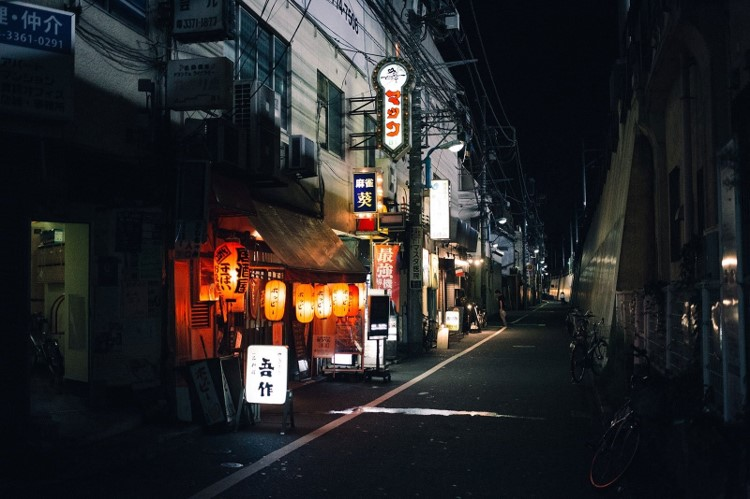
#> input picture night/night.jpg, 750 x 499 px, found by its file name
$ python clahe.py
#> lines starting #> are read from the running program, lines starting #| are printed output that depends on the picture
import cv2
import numpy as np

from matplotlib import pyplot as plt


def split_RGBThreeChannel(img):
    (B, G, R) = cv2.split(img)  # 3 channel

    # make all zeros channel
    zeros = np.zeros(img.shape[:2], dtype=np.uint8)

    # [6 lines of commented-out code are left out]

    return R, G, B


def merge_RGBThreeChannel(R, G, B):
    img = cv2.merge([B, G, R])

    return img


def show_histogram(img):
    # 畫出 RGB 三種顏色的分佈圖
    color = ('b', 'g', 'r')
    plt.style.use('dark_background')
    plt.figure(figsize=(10, 5))
    for idx, color in enumerate(color):
        histogram = cv2.calcHist([img], [idx], None, [256], [0, 256])
        plt.plot(histogram, color=color)
        plt.xlim([0, 256])

    plt.show()


def localEnhancement(img):
    sharped_img = np.zeros(img.shape, np.uint8)
    mask = np.zeros(img.shape, np.uint8)
    kernel_size = 3
    blur_gray = cv2.GaussianBlur(img, (kernel_size, kernel_size), 0)

    for i in range(img.shape[0]):
        for j in range(img.shape[1]):

            tmp = int(img[i, j])-int(blur_gray[i, j])
            if(tmp < 0):
                mask[i, j] = 0
            else:
                mask[i, j] = img[i, j]-blur_gray[i, j]
            tmp = int(img[i, j])+int(mask[i, j])
            if(tmp > 255):
                sharped_img[i, j] = 255
            else:
                sharped_img[i, j] = img[i, j]+mask[i, j]
    # print(sharped_img)
    return sharped_img


# read image
img = cv2.imread('night.jpg')
#> img is the input picture: shape (499, 750, 3); mean B, G, R 40.1, 38.6, 39.6
# print(img.shape)
# convert the image into grayscale before doing histogram equalization
hsv = cv2.cvtColor(img, cv2.COLOR_BGR2HSV)
#> hsv: shape (499, 750, 3); mean H, S, V 92.6, 111.9, 48.6
H, S, V = cv2.split(hsv)
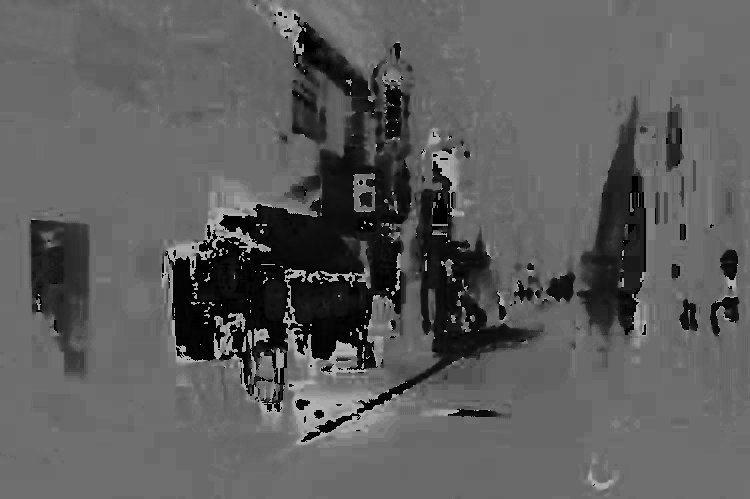
#> H: shape (499, 750); min 0, max 179, mean 92.6
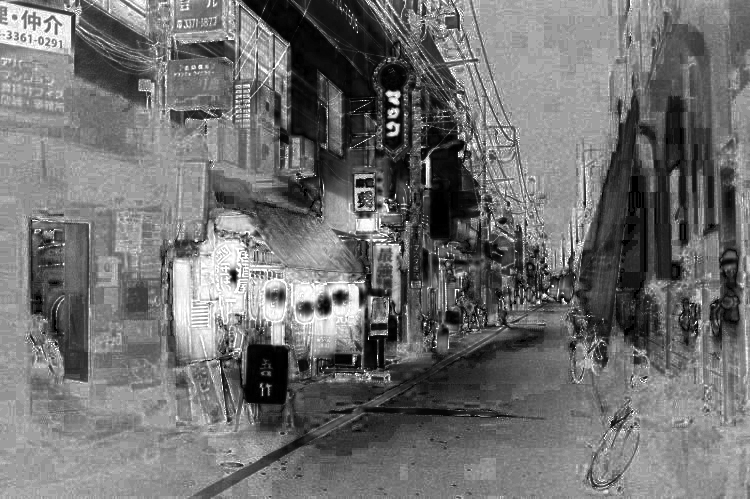
#> S: shape (499, 750); min 0, max 255, mean 111.9
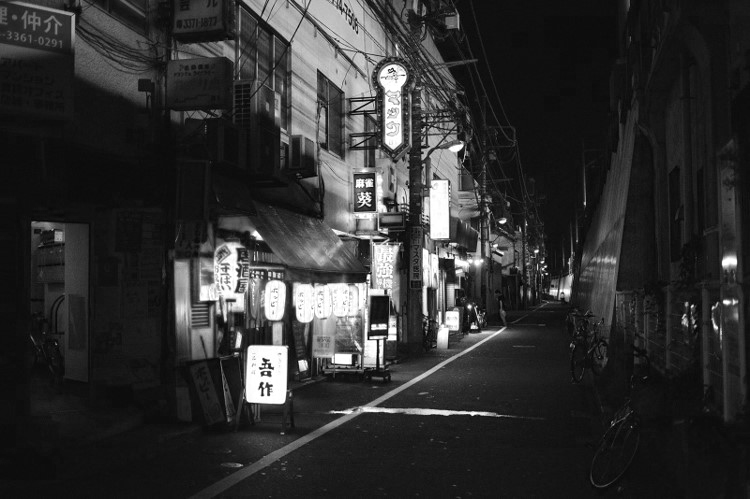
#> V: shape (499, 750); min 1, max 255, mean 48.6

# image equalization
# equalize_img = cv2.equalizeHist(gray_img)

# do local enhancement
V_local = localEnhancement(V)
#> after the loop in localEnhancement, `for i in range(img.shape[0]):`:
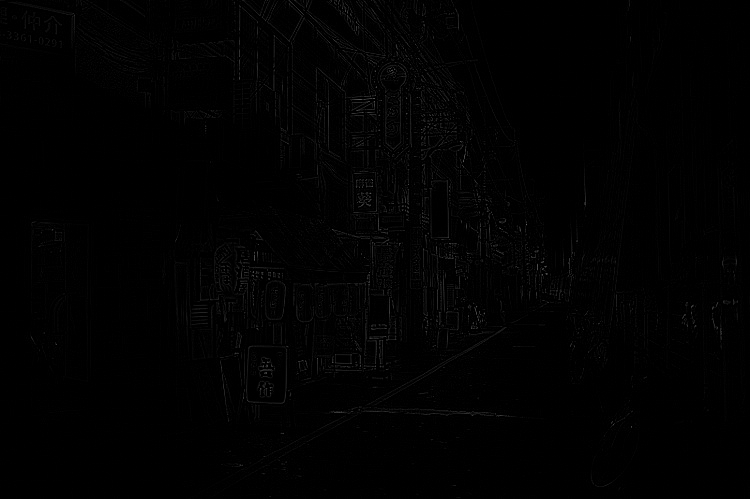
#> mask: shape (499, 750); min 0, max 101, mean 1.6
cv2.imshow("V_local", V_local)

# create clahe image
clahe = cv2.createCLAHE()
V_clahe_img = clahe.apply(V_local)
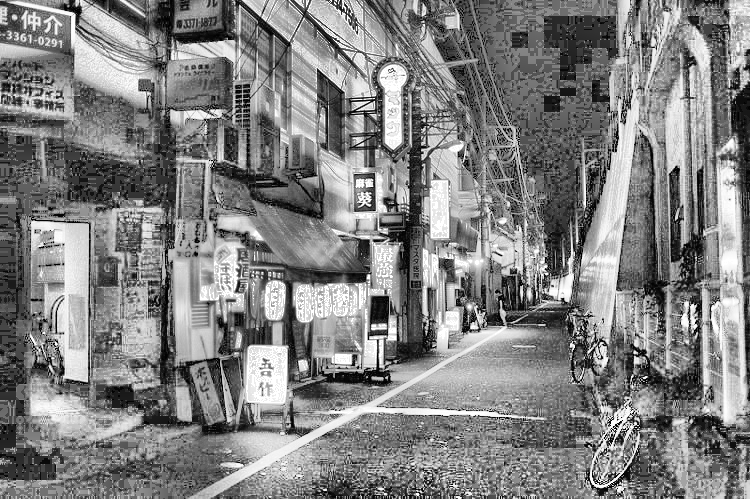
#> V_clahe_img: shape (499, 750); min 0, max 255, mean 129.3
clahe_img = cv2.merge([H, S, V_clahe_img])
#> clahe_img: shape (499, 750, 3); mean H, S, V 92.6, 111.9, 129.3

# convert back to rgb
output_img = cv2.cvtColor(clahe_img, cv2.COLOR_HSV2BGR)
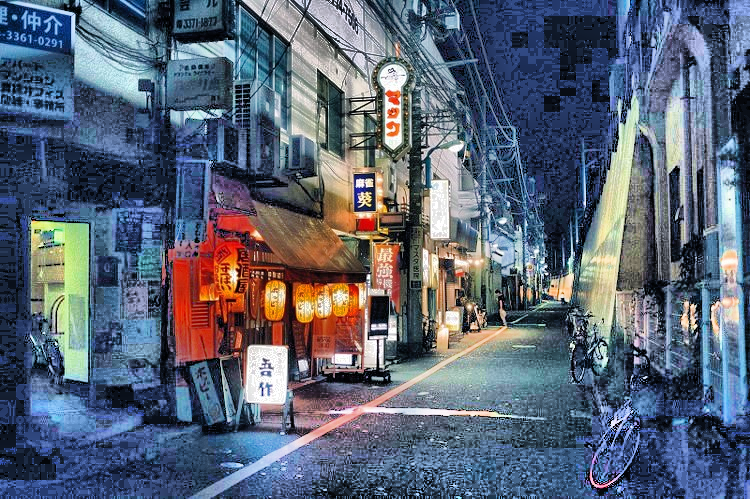
#> output_img: shape (499, 750, 3); mean B, G, R 117, 100, 89.8


# show image
cv2.imshow("image", img)
# cv2.imwrite("equal_image.jpg", equalize_img)
cv2.imwrite("output_img.jpg", output_img)
cv2.waitKey(0)
cv2.destroyAllWindows()

# [6 lines of commented-out code are left out]
